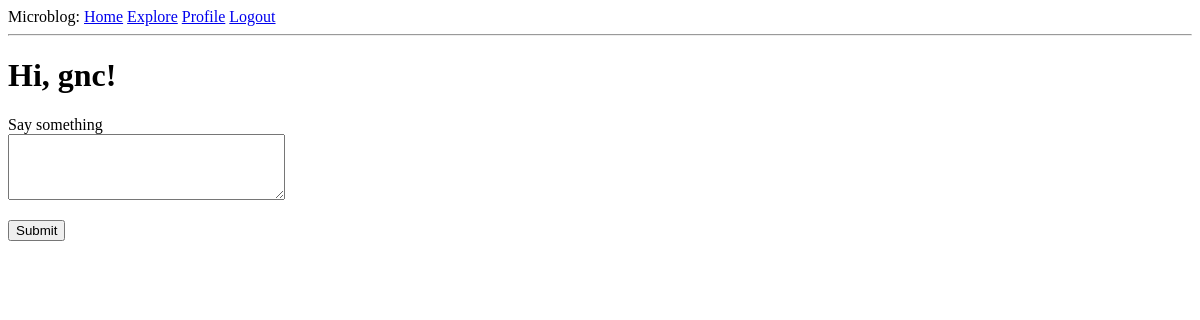
/index (signed in), run on an earlier commit of the app's database.
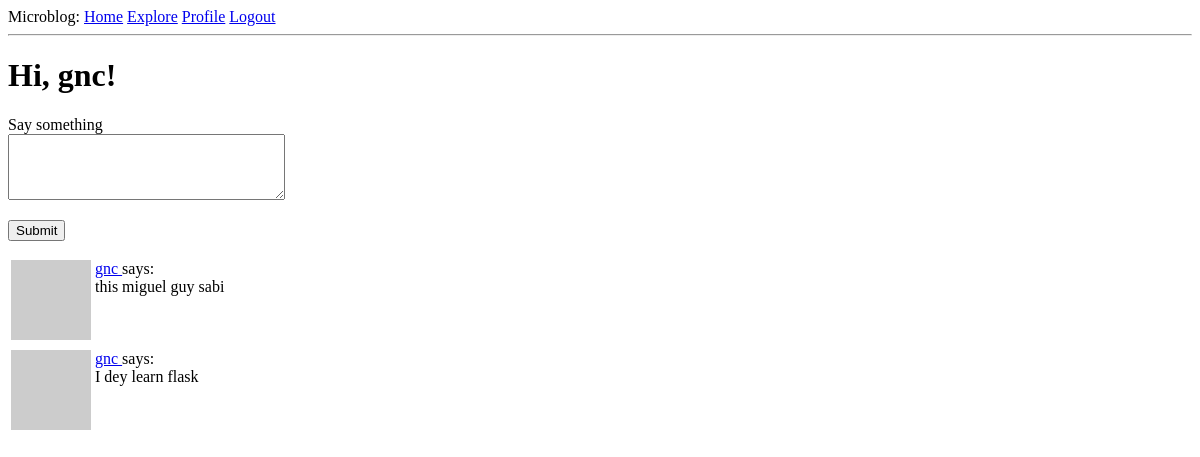
And on a later commit of the database.
### app/models.py (models this page shows, shortened)
class User(UserMixin, db.Model):
    __tablename__ = 'users'
    id = db.Column(db.Integer, primary_key=True)
    username = db.Column(db.String(64), index=True,
                         unique=True, nullable=False)
    email = db.Column(db.String(120), index=True, unique=True, nullable=False)
    password_hash = db.Column(db.String(128))
    about_me = db.Column(db.String(140))
    last_seen = db.Column(db.DateTime, default=datetime.utcnow)
    posts = db.relationship('Post', backref='author', lazy='dynamic')
    followed = db.relationship(
        'User', secondary=followers,
        primaryjoin=(followers.c.follower_id == id),
        secondaryjoin=(followers.c.followed_id == id),
        backref=db.backref('followers', lazy='dynamic'), lazy='dynamic'
    )
    def avatar(self, size):
        digest = md5(self.email.lower().encode('utf-8')).hexdigest()
        return f'https://www.gravatar.com/avatar/{digest}?d=identicon&s={size}'
    def followed_posts(self):
        followed = Post.query.join(
            followers, (followers.c.followed_id == Post.user_id)).filter(
                followers.c.follower_id == self.id)
        own = Post.query.filter_by(user_id=self.id)
        return followed.union(own).order_by(
            Post.timestamp.desc()
        )

class Post(db.Model):
    __tablename__ = 'posts'
    id = db.Column(db.Integer, primary_key=True)
    body = db.Column(db.String(140))
    timestamp = db.Column(db.DateTime, index=True, default=datetime.utcnow)
    user_id = db.Column(db.Integer,  db.ForeignKey('users.id'))

### app/routes.py (the view)
@app.route('/', methods=['GET', 'POST'])
@app.route('/index', methods=['GET', 'POST'])
@login_required
def index():
    form = PostForm()
    if form.validate_on_submit():
        post = Post(body=form.post.data, author=current_user)
        db.session.add(post)
        db.session.commit()
        flash('Your post is now live')
        return redirect(url_for('index'))
    posts = current_user.followed_posts().all()
    return render_template('index.html', title='Home Page', form=form, posts=posts)

### app/forms.py
class PostForm(FlaskForm):
    post = TextAreaField('Say something', validators=[
        DataRequired(), Length(min=1, max=140)
    ])
    submit = SubmitField('Submit')

### app/models.py (called while the page is built)
@login.user_loader
def load_user(id):
    return User.query.get(int(id))

### app/routes.py (called while the page is built)
@app.before_request
def before_request():
    if current_user.is_authenticated:
        current_user.last_seen = datetime.utcnow()
        db.session.commit()

### app/templates/index.html (shortened to what this page needs)
{% extends "base.html" %}
{% block content %}
    <h1>Hi, {{ current_user.username }}!</h1>
    {% if form %}
    <form action="" method="post">
        <p>
            {{ form.post.label }}<br>
            {{ form.post(cols=32, rows=4) }}<br>
        </p>
        <p>{{ form.submit() }}</p>
    </form>
    {% endif %}
    {% for post in posts %}
        {% include '_post.html' %}
    {% endfor %}
{% endblock %}

### app/templates/base.html (shortened to what this page needs)
<!DOCTYPE html>
<html>
<head>
</head>
<body>
    <div>
        Microblog:
        <a href="{{ url_for('index') }}">Home</a>
        {% if current_user.is_anonymous %}
        <a href="{{ url_for('login') }}">Login</a>
        {% else %}
        <a href="{{ url_for('explore') }}">Explore</a>
        <a href="{{ url_for('user', username=current_user.username) }}">Profile</a>
        <a href="{{ url_for('logout') }}">Logout</a>
        {% endif %}
    </div>
    <hr>
    {% block content %}{% endblock %}
</body>
</html>

### app/templates/_post.html
<table>
    <tr valign="top">
        <td><img src="{{ post.author.avatar(36) }}"></td>
        <td>
            <a href="{{ url_for('user', username=post.author.username) }}">
                {{ post.author.username }}
            </a>
            says:<br>{{ post.body }}
        </td>
    </tr>
</table>

What changed in the data, as far as the page shows it:
added Post: author.username "gnc", body "this miguel guy sabi"
added Post: author.username "gnc", body "I dey learn flask"
